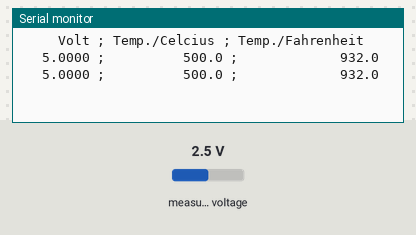
Recording of a sketch running on a simulated ESP32. On the bench: the last lines printed to the serial monitor. Inputs (shaded band) come from the test bench; at power-on: measured voltage 2.5 V.

Above: at 1.2 s.
1.3 s: measured voltage set to 0.1 V
At 2.6 s:
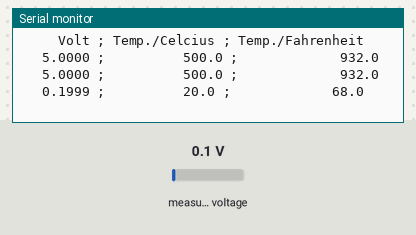
2.8 s: measured voltage set to 1.2 V
At 3.9 s:
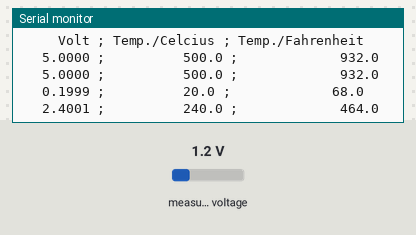
Timing chart, 0 to 5.8 s (numbered marks = the images above; inputs shaded):
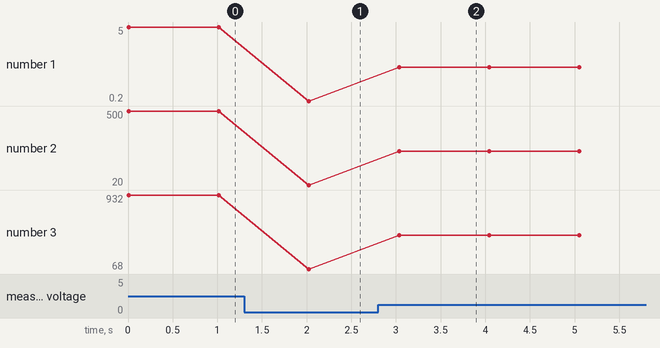

Measured:
- after the input at 1.3 s, the serial monitor: prints a new line after 0.73 s (image 1)
- after the input at 2.8 s, the serial monitor: prints a new line after 0.23 s (image 2)
- plotted number 1: 5 → 0.2 after the input at 1.3 s, 0.2 → 2.4 after the input at 2.8 s
- plotted number 2: 500 → 20 after the input at 1.3 s, 20 → 240 after the input at 2.8 s
- plotted number 3: 932 → 68 after the input at 1.3 s, 68 → 464 after the input at 2.8 s

The sketch:

ito-lm35-arduino-esp32-ads1115.ino
```cpp
// (licence header left out)
#include <Wire.h>
#include <Adafruit_ADS1015.h>

Adafruit_ADS1115 ads(0x48);

/* Limitations of the ADS1115 */
float ads1115_analog_volt_limit  = 6.144; /* Volt - Maximal voltage rated for the pin */
float ads1115_analog_read_limit  = 32767; /* Esp32: 4095, Arduino: 1023, ADS1115: 32767 (positive part of the 16 bit signed) */

/* The circuit on the Minimal-X Extension Board where the sensor is inserted. */
float voltage_divider_r1 = 26850; /* Ohm */
float voltage_divider_r2 = 26850; /* Ohm */
float voltage_divider_ratio = voltage_divider_r2 / (voltage_divider_r1+voltage_divider_r2); /* In this case is the result 0.5 */

/* Implications of the ADS1115 and the extension board combined. */
float voltage_divider_volt_limit = ads1115_analog_volt_limit / voltage_divider_ratio;
/* In the actual case is the result 6.6V and the sensor module has to return values within that limit. */

void setup()
{
  Serial.begin(115200);
  ads.begin();
  /* Print a header */
  /* - Using columns make it easy to copy-paste into a spreadsheet. */
  Serial.print("     Volt ;");
  Serial.print(" Temp./Celcius ;");
  Serial.print(" Temp./Fahrenheit");
  Serial.println("");
}

void loop()
{
  /* Read the raw integer value from the ADS1115. */
  int16_t analog_read_value = ads.readADC_SingleEnded(0);

  /* Convert the analog_read_value to a voltage. - ADS1115 + Minimal-X Extension Board */
  float analog_read_volt = (analog_read_value / ads1115_analog_read_limit ) * voltage_divider_volt_limit;

  /* Calculate the temperature in Celcius based on the voltage output of the sensor. */
  /* - Celcuis: */
  float lm35_temperature_celcius = analog_read_volt / 0.01;
  /* - Fahrenheit: */
  float lm35_temperature_fahrenheit = (lm35_temperature_celcius * 9.0)/ 5.0 + 32.0;

  /* The value lm35_temperature will still fluctuate if you haven't attached a capacitor to avoid noise. */
  /* A running mean could maybe also help. */

  Serial.print("   ");
  Serial.print(analog_read_volt,4);

  Serial.print(" ;          ");
  Serial.print(lm35_temperature_celcius,1);

  Serial.print(" ;             ");
  Serial.print(lm35_temperature_fahrenheit,1);

  Serial.println("");
  delay (1000);
}
```
